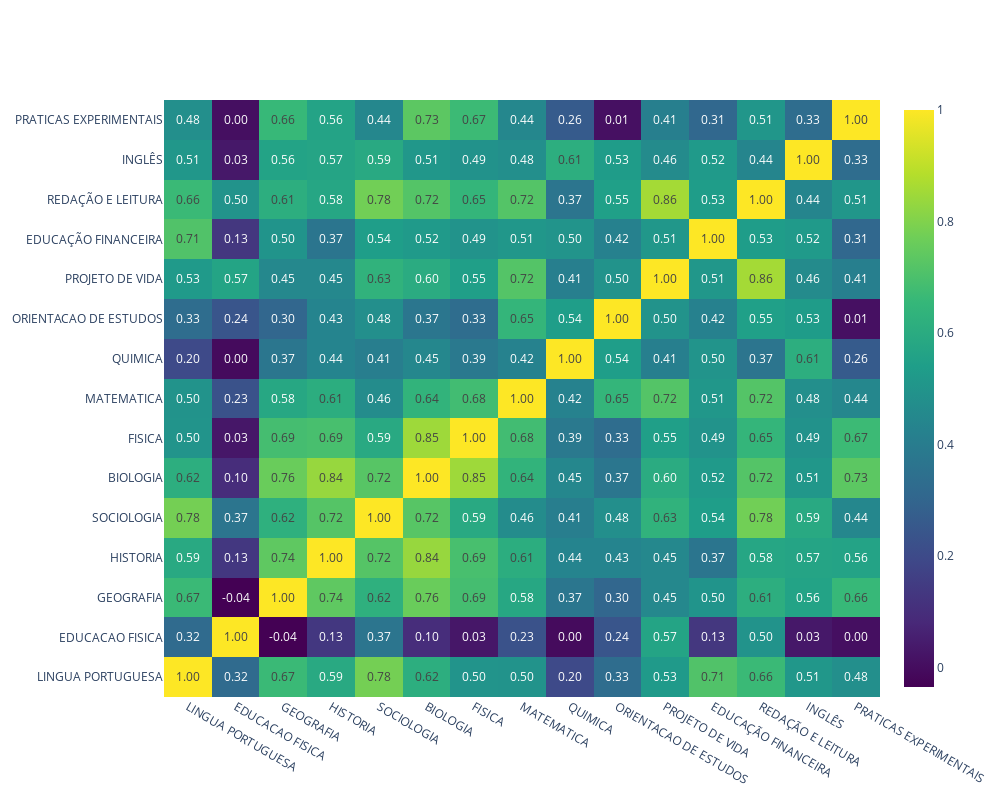

The notebook cell this image was saved under:
### Markdown cell above
## Análise de Correlação de Perason

### Code cell
# Matriz de correlações básica
corr = notas_cluster.corr()

# Gráfico de calor (heatmap)
fig = go.Figure()

fig.add_trace(
    go.Heatmap(
        x = corr.columns,
        y = corr.index,
        z = np.array(corr),
        text=corr.values,
        texttemplate='%{text:.2f}',
        colorscale='viridis'))

fig.update_layout(
    height = 800,
    width = 1000)

fig.show()

### Figure 1 — Plotly figure (JSON) as saved in the notebook; plotly's stock layout.template omitted (floating-point values rounded to 4 significant figures; data arrays with more than 128 entries replaced by an {"elided": "..."} marker saying what was removed)
{"data": [{"colorscale": [[0, "#440154"], [0.1111, "#482878"], [0.2222, "#3e4989"], [0.3333, "#31688e"], [0.4444, "#26828e"], [0.5556, "#1f9e89"], [0.6667, "#35b779"], [0.7778, "#6ece58"], [0.8889, "#b5de2b"], [1, "#fde725"]], "text": {"elided": "15x15 float values"}, "texttemplate": "%{text:.2f}", "type": "heatmap", "x": ["LINGUA PORTUGUESA", "EDUCACAO FISICA", "GEOGRAFIA", "HISTORIA", "SOCIOLOGIA", "BIOLOGIA", "FISICA", "MATEMATICA", "QUIMICA", "ORIENTACAO DE ESTUDOS", "PROJETO DE VIDA", "EDUCAÇÃO FINANCEIRA", "REDAÇÃO E LEITURA", "INGLÊS", "PRATICAS EXPERIMENTAIS"], "y": ["LINGUA PORTUGUESA", "EDUCACAO FISICA", "GEOGRAFIA", "HISTORIA", "SOCIOLOGIA", "BIOLOGIA", "FISICA", "MATEMATICA", "QUIMICA", "ORIENTACAO DE ESTUDOS", "PROJETO DE VIDA", "EDUCAÇÃO FINANCEIRA", "REDAÇÃO E LEITURA", "INGLÊS", "PRATICAS EXPERIMENTAIS"], "z": {"elided": "15x15 float values"}}], "layout": {"height": 800, "width": 1000, "xaxis": {"autorange": true, "range": [-0.5, 14.5], "type": "category"}, "yaxis": {"autorange": true, "range": [-0.5, 14.5], "type": "category"}}}
